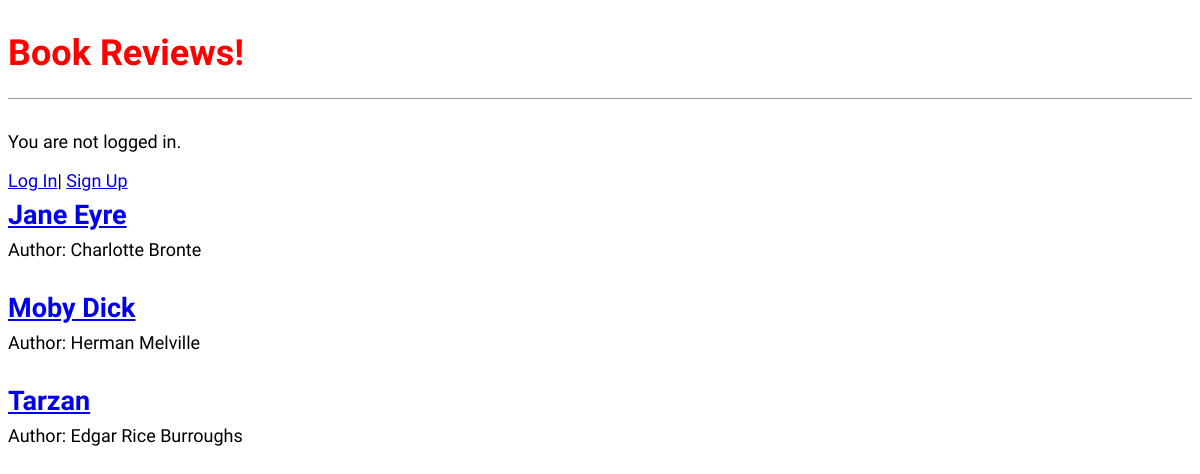
Before: / with the older database file.
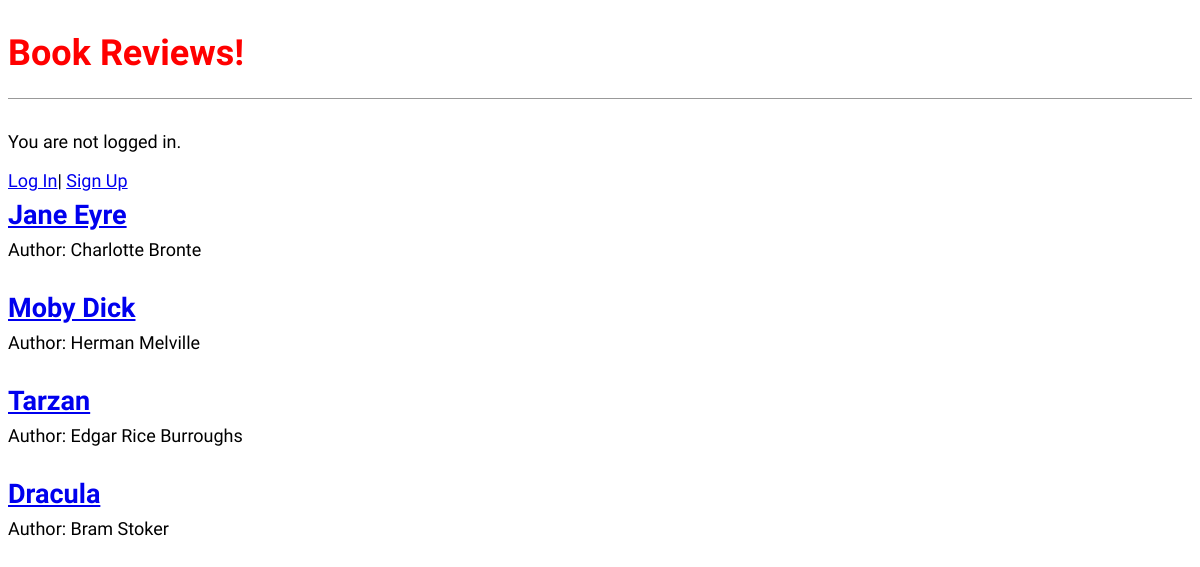
After: the same page with the newer database file.
### books/models.py (models this page shows, shortened)
class Book(models.Model):
    title = models.CharField(max_length=120)
    author = models.CharField(max_length=50)
    synopsis = models.TextField()
    year_published = models.IntegerField()

### books/views.py (the view)
# urls.py: path("", BookListView.as_view(), name="home"),
class BookListView(ListView):
    model = Book
    template_name = "home.html"

### books/templates/home.html
{% extends "base.html" %}
    {% block content %}
        {% for book in book_list %}
            <div class="book-entry">
                <h2><a href="{% url 'book_detail' book.pk %}">{{ book.title }}</a></h2>
                <p>Author: {{ book.author }}</p>
            </div>
        {% endfor %}
    {% endblock content %}

Changed rows visible on the page:
added Book: title "Dracula", author "Bram Stoker"
